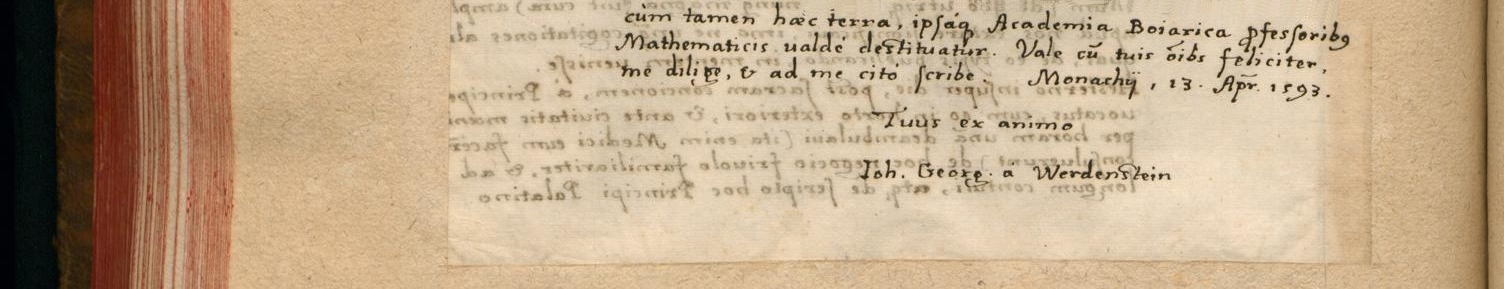
#> input picture dataset/4.bmp, 1504 x 289 px
$ python morph_filter.py
#> lines starting #> are read from the running program, lines starting #| are printed output that depends on the picture
#in this file three morphological filters are applied to images

import cv2
import matplotlib.pyplot as plt
import numpy as np

#parallel morphological filter
img = cv2.imread('./dataset/4.bmp', 0)
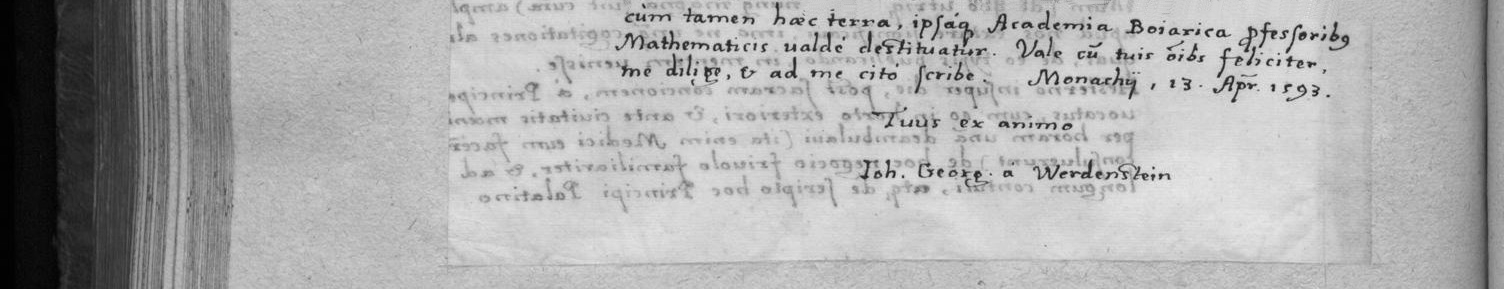
#> img: shape (289, 1504); min 0, max 238, mean 171.3
img_inv = cv2.bitwise_not(img)
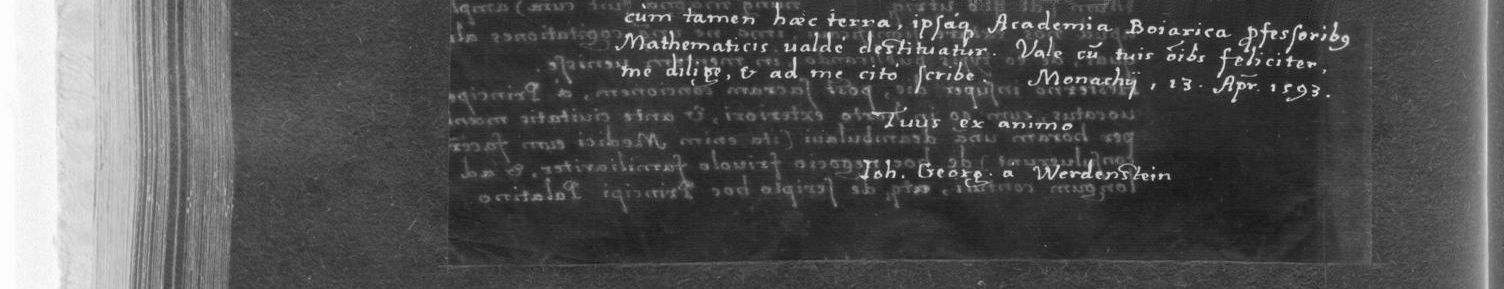
#> img_inv: shape (289, 1504); min 17, max 255, mean 83.7
kernel1 = np.ones((5, 5), np.uint8)
kernel2 = np.array([
    [0, 1, 0],
    [1, 1, 1],
    [0, 1, 0]
], dtype=np.uint8)

#opening 1
image_erosion1 = cv2.erode(img_inv, kernel1, iterations=1)
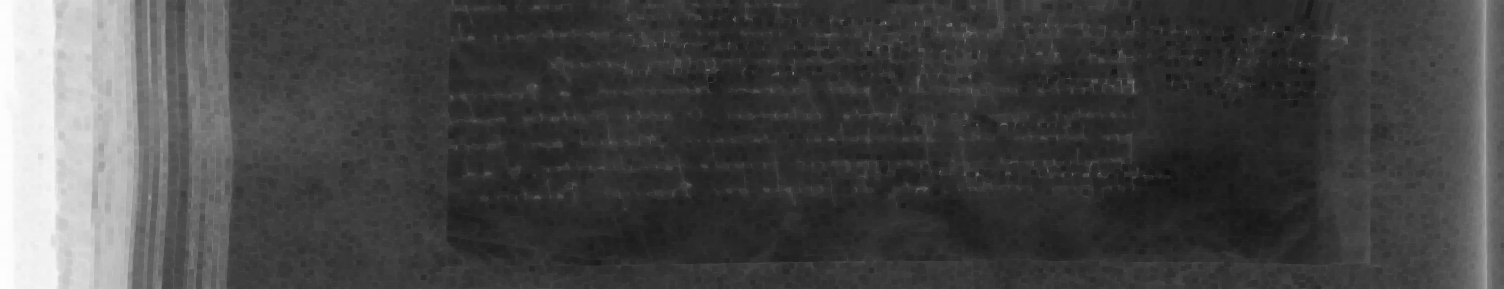
#> image_erosion1: shape (289, 1504); min 17, max 253, mean 70.4
image_opening1 = cv2.dilate(image_erosion1, kernel1, iterations=1)

#opening 2
image_erosion2 = cv2.erode(img_inv, kernel2, iterations=1)
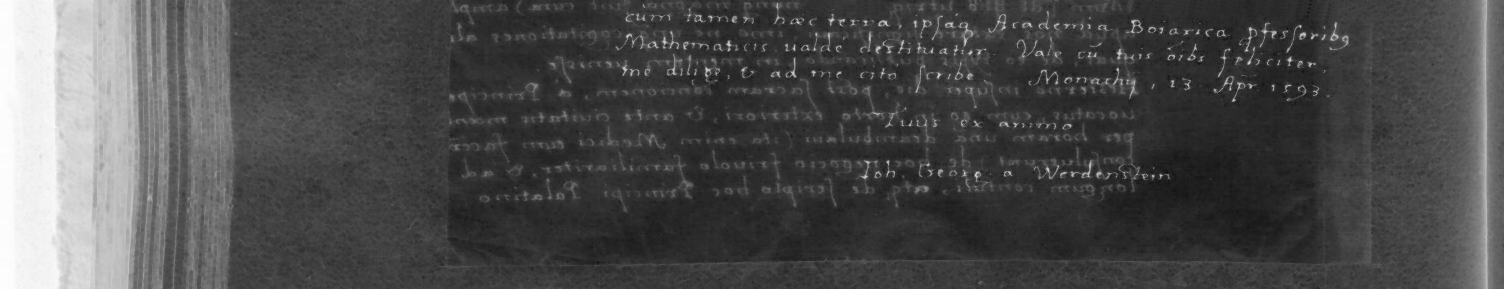
#> image_erosion2: shape (289, 1504); min 17, max 254, mean 76.4
image_opening2 = cv2.dilate(image_erosion2, kernel2, iterations=1)

#union
filtered_img = cv2.bitwise_or(image_opening1, image_opening2)
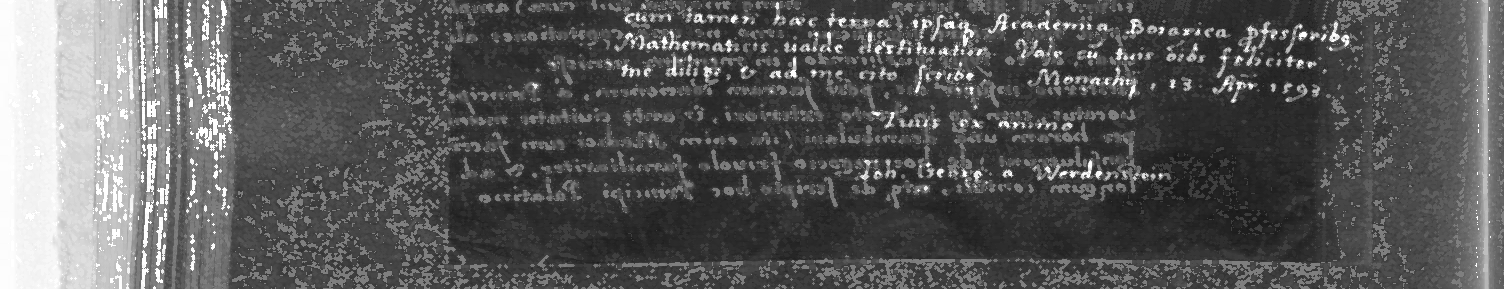
#> filtered_img: shape (289, 1504); min 17, max 255, mean 90.8
filtered_img = cv2.bitwise_not(filtered_img)
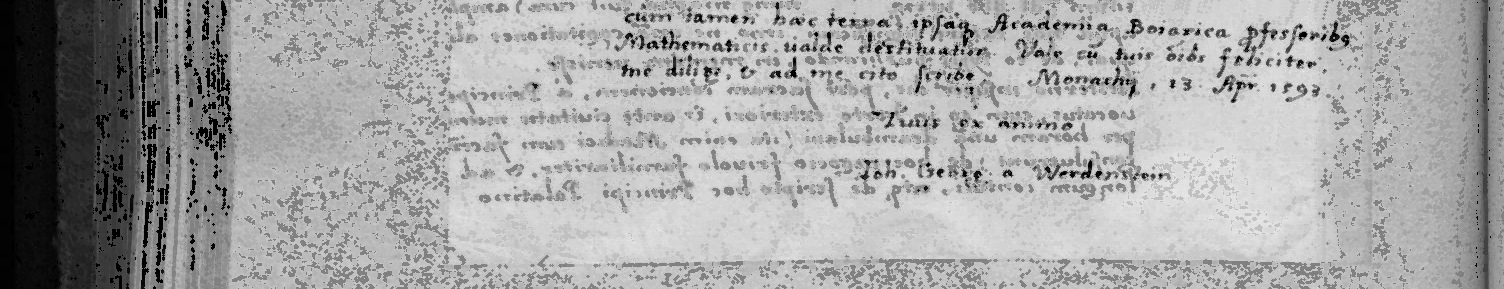
#> filtered_img: shape (289, 1504); min 0, max 238, mean 164.2

# plotting
plt.figure(figsize=(10, 12))

plt.subplot(3, 2, 1)
plt.imshow(img, cmap='gray')
plt.title("Зображення з рівнями сірого")
plt.axis('off')

plt.subplot(3, 2, 2)
plt.imshow(image_opening1, cmap='gray')
plt.title("Після розкриття (структурний елемент 1)")
plt.axis('off')

plt.subplot(3, 2, 3)
plt.imshow(img, cmap='gray')
plt.title("Зображення з рівнями сірого")
plt.axis('off')

plt.subplot(3, 2, 4)
plt.imshow(image_opening2, cmap='gray')
plt.title("Після розкриття (структурний елемент 2)")
plt.axis('off')

plt.subplot(3, 2, 5)
plt.imshow(img, cmap='gray')
plt.title("Зображення з рівнями сірого")
plt.axis('off')

plt.subplot(3, 2, 6)
plt.imshow(filtered_img, cmap='gray')
plt.title("Фільтр (об'єднання двох результатів)")
plt.axis('off')

plt.tight_layout()
plt.show()


#sequential morphological filter
img = cv2.imread("./dataset/5.bmp", 0)

kernel = np.ones((4,4), np.uint8)

#opening
#> (the run stopped early here; a loop or call above may not have finished)

$ run again, with dataset/10.bmp copied over dataset/4.bmp
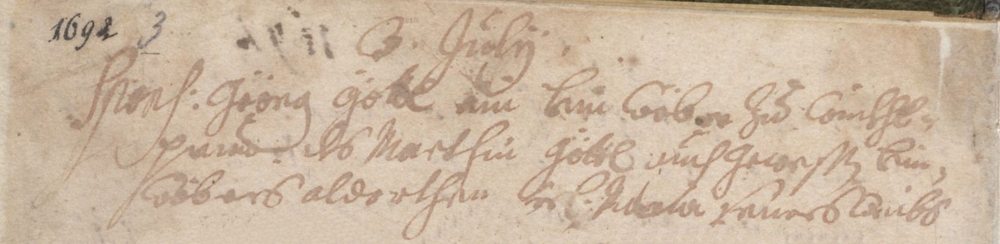
#> input picture dataset/10.bmp, 1000 x 244 px, shrunk from 1777 x 434 before the run
#> `image_opening1 = cv2.dilate(image_erosion1, kernel1, iterations=1)`:
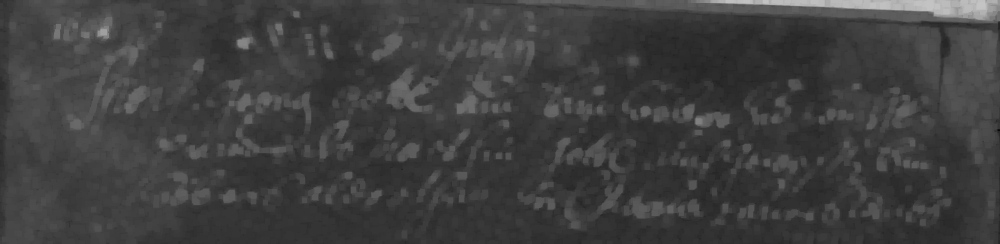
#> image_opening1: shape (244, 1000); min 8, max 196, mean 63.4
#> `filtered_img = cv2.bitwise_not(filtered_img)`:
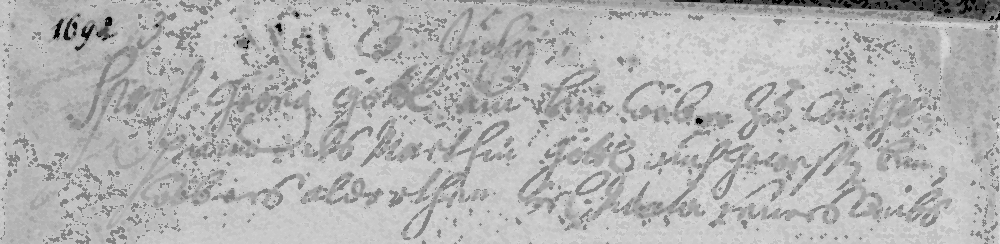
#> filtered_img: shape (244, 1000); min 0, max 247, mean 180.4

$ run again, with dataset/3.bmp copied over dataset/4.bmp
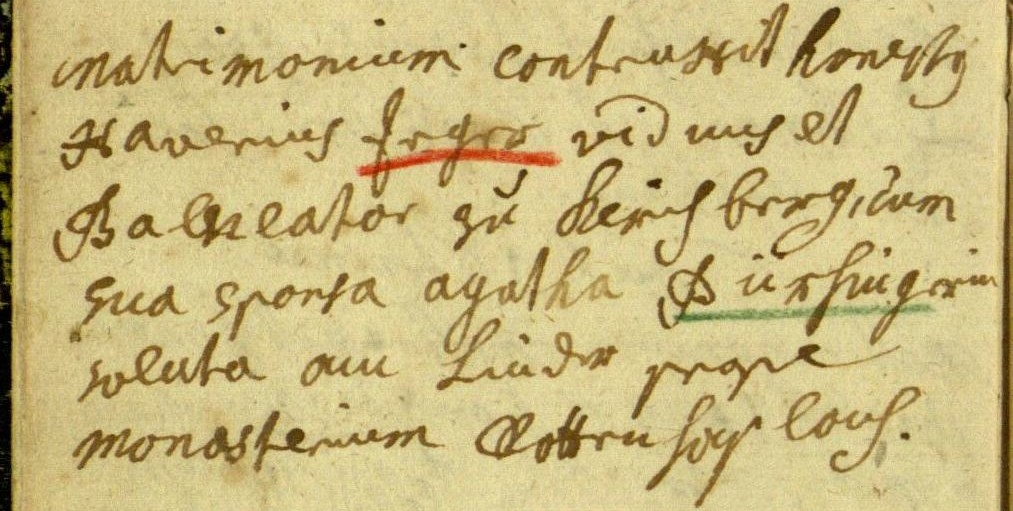
#> input picture dataset/3.bmp, 1013 x 511 px
#> `image_erosion2 = cv2.erode(img_inv, kernel2, iterations=1)`:
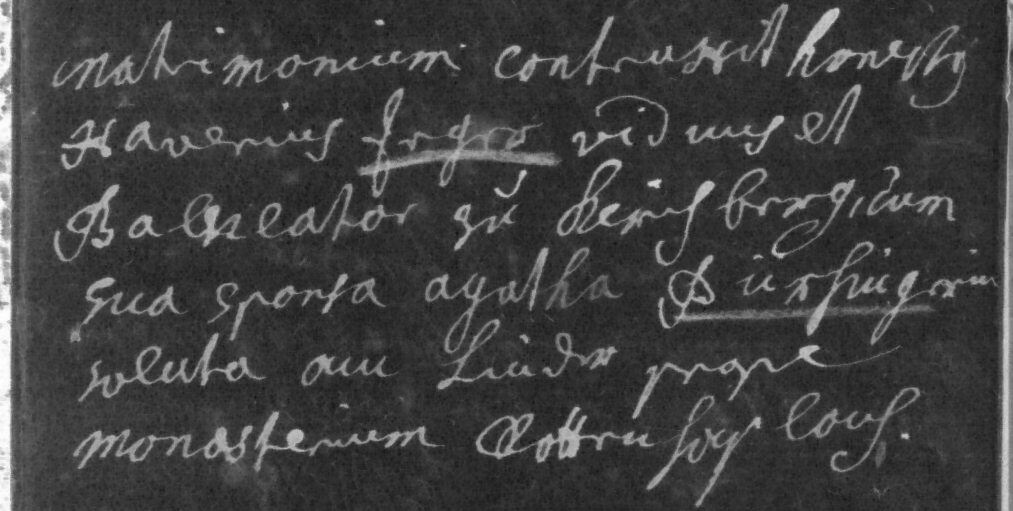
#> image_erosion2: shape (511, 1013); min 23, max 254, mean 64.1
#> `filtered_img = cv2.bitwise_not(filtered_img)`:
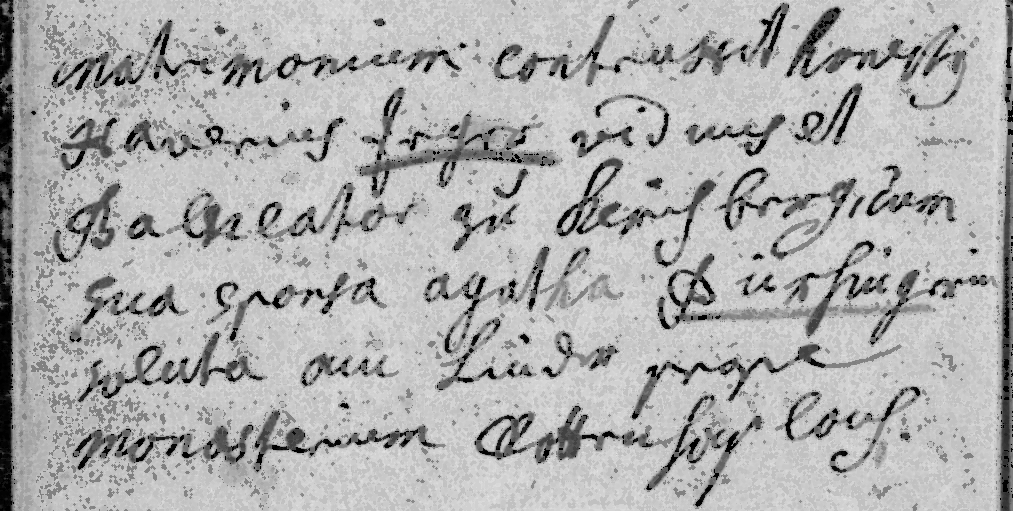
#> filtered_img: shape (511, 1013); min 0, max 232, mean 174.9

$ run again, with dataset/8.bmp copied over dataset/4.bmp
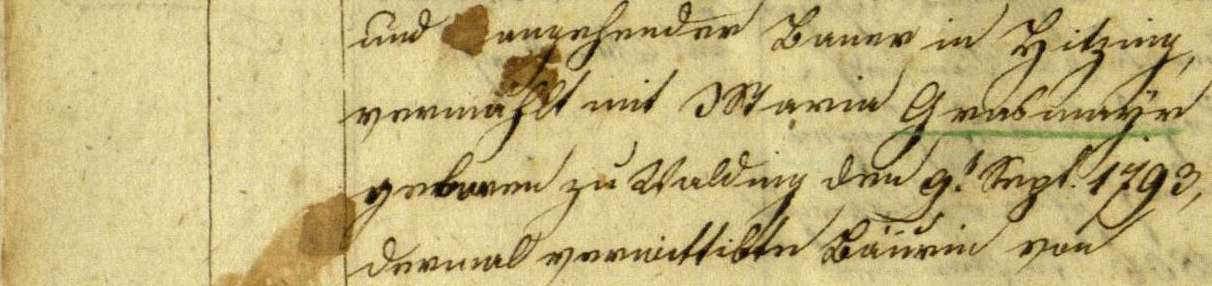
#> input picture dataset/8.bmp, 1212 x 286 px
#> `image_erosion2 = cv2.erode(img_inv, kernel2, iterations=1)`:
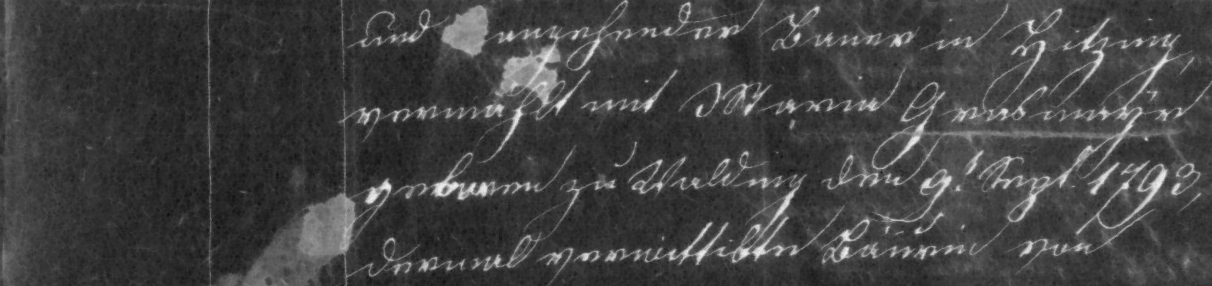
#> image_erosion2: shape (286, 1212); min 20, max 240, mean 65.7
#> `filtered_img = cv2.bitwise_not(filtered_img)`:
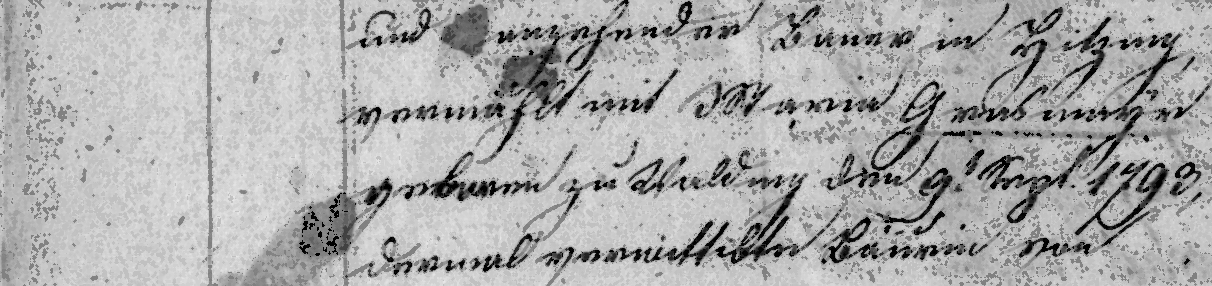
#> filtered_img: shape (286, 1212); min 0, max 235, mean 171.6
